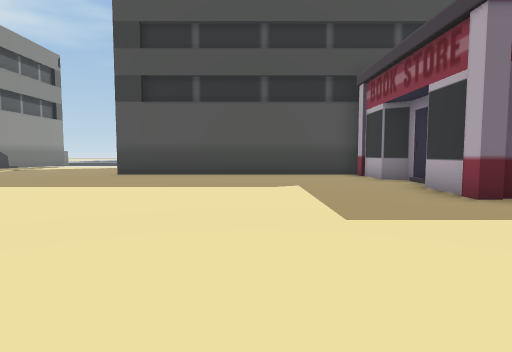
View 1 (above)

22 first-person views from a walk through a Unity game level. The camera is 1.4 m above the floor, tilts 4° down and sees 80° across. The floor is counted in squares, 2 m on a side. Each view is taken from the middle of a square. On the plan, view 1 faces up. The plan holds only what a view shows up to about 10 squares ahead; the rest is blank. The place goes on beyond the plan.

View 2
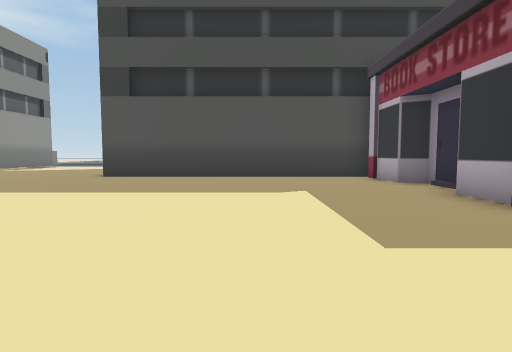

View 3
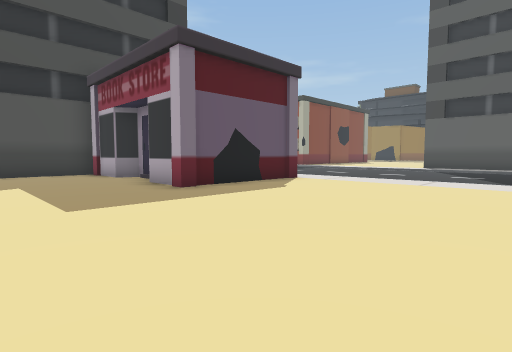

View 4
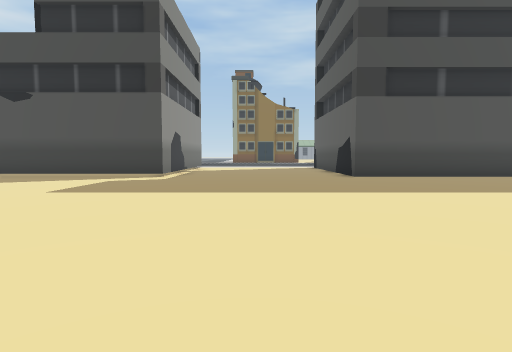

View 5
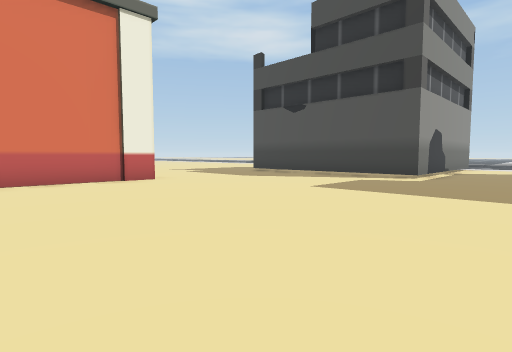

View 6
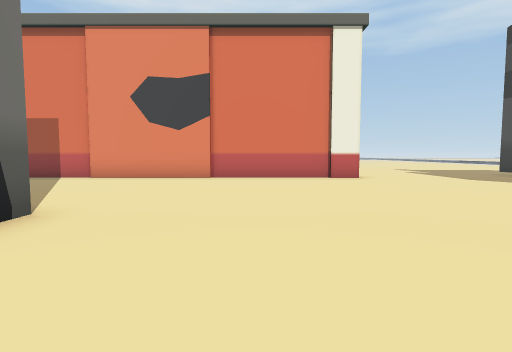

View 7
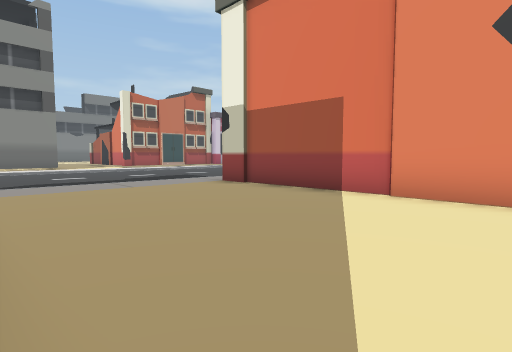

View 8
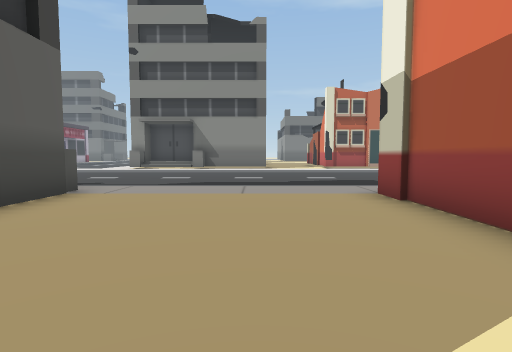

View 9
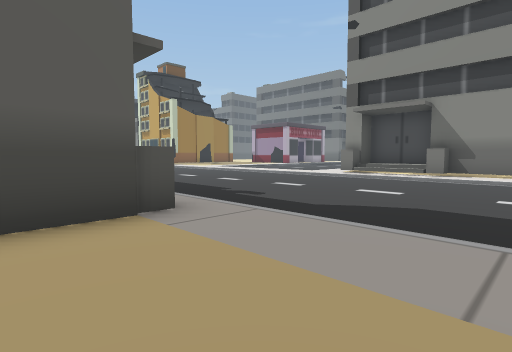

View 10
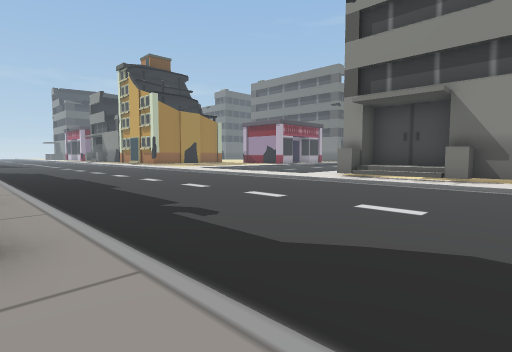

View 11
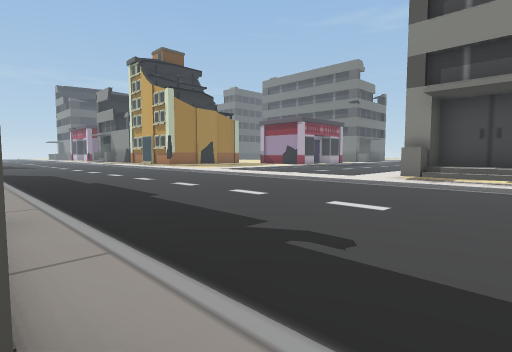

View 12
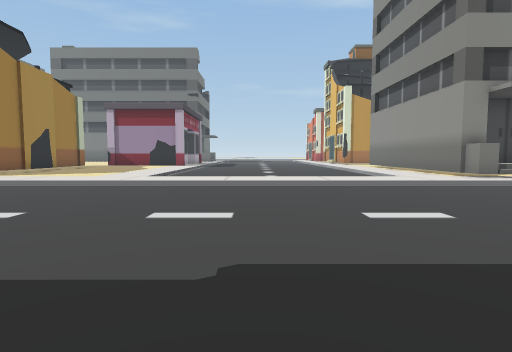

View 13
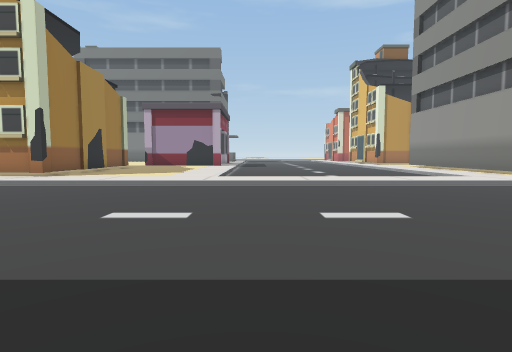

View 14
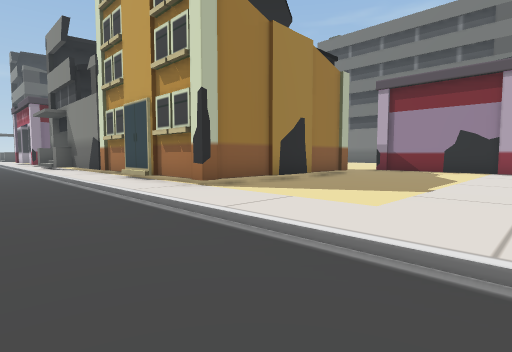

View 15
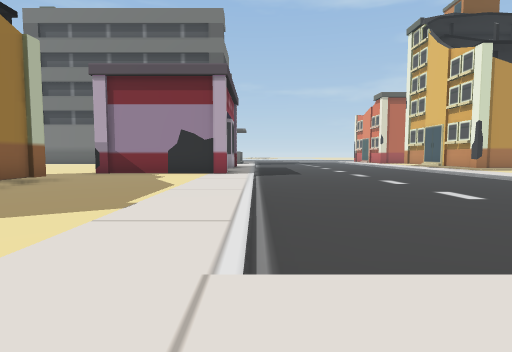

View 16
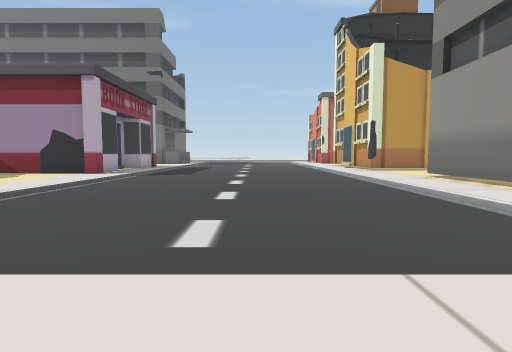

View 17
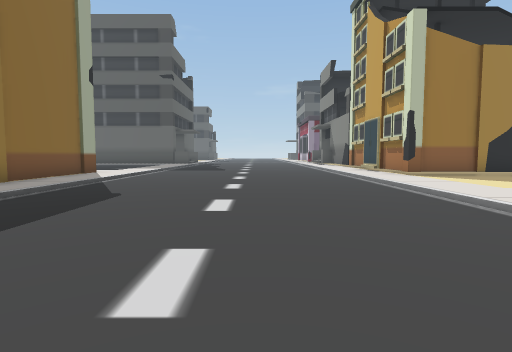

View 18
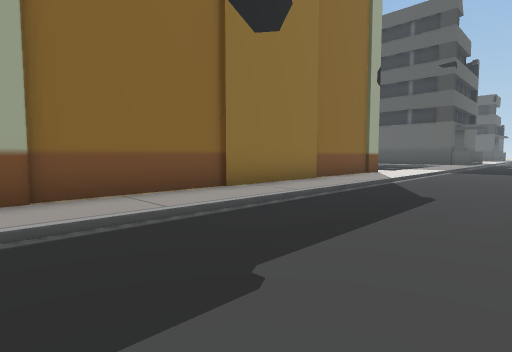

View 19
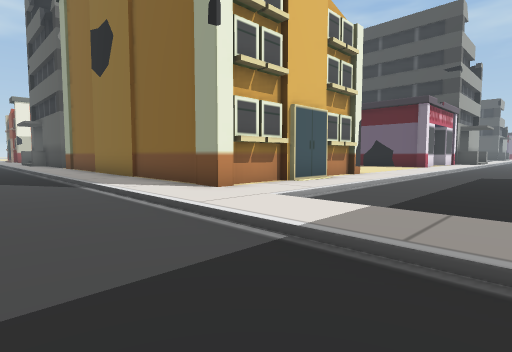

View 20
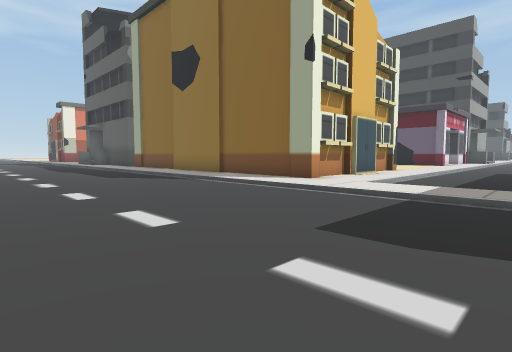

View 21
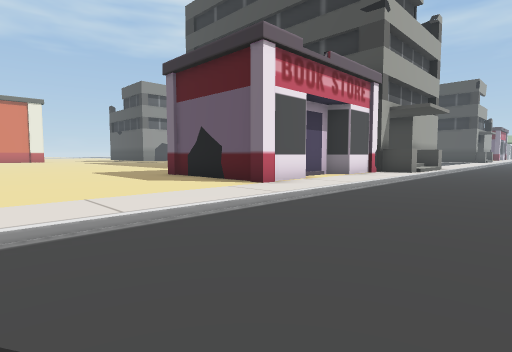

View 22
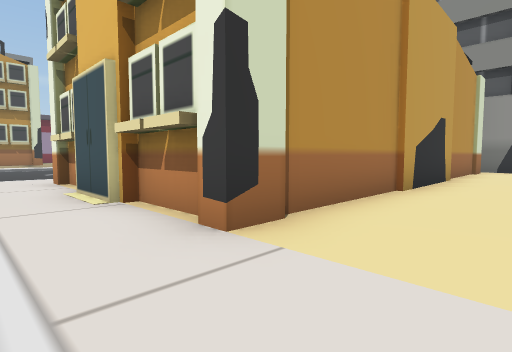

### Floor plan
Key: @ floor where view 1 was taken; # wall or solid block; . main floor; - floor 0.25 m lower than the main floor; : floor 0.75 m higher than the main floor; / step, stairs or slope; ^ raised ledge.
Columns run from 17 left of view 1 to 12 right of it. Each row starts with its distance up from view 1.
 12       #..                  --
 11  ######.....##########    /--
 10 .....................#  #./--
  9 .....................#  #./--
  8 .....................#  #./--
  7 .....................#  #./--
  6 .....................#  #./--
  5 #....................####./---
  4 #........................./---
  3 #...........  ............/---
  2 #..........    .........../---
  1 #.........      ........../---
  0 ##.......        @......../---
 -1  #.....#     #............/--
 -2  #.....      ############./--
 -3 ##.....                 #./--
 -4 #......                 #./--
 -5 #......                 #./--
 -6 #......#                #./---
 -7 #......#      ###########./---
 -8 .......^//    ................
 -9 //////////////////////////////
-10 ------------------------------
-11 ------------------------------
-12 ------------------------------
-13     --------------------------
-14     --------------------------
-15     --------------------------
-16     //////////////////////////
-17     ..#//#....................
-18     ###::#./------/....#######
-19       ####./------/....#
-20           ./------/....#
-21           ./------/....#
-22          #./------/....#
-23          #./------/....#
-24          #./------/......
-25          ../------/......
-26          ../------/#####.

Where each view was taken, in squares from view 1:
view 1: 0 up, 0 right, facing up
view 2: 1 up, 0 right, facing up
view 3: 1 down, 0 right, facing up-right
view 4: 1 up, 8 left, facing up
view 5: 1 up, 8 left, facing up-left
view 6: 2 up, 7 left, facing left
view 7: 1 down, 11 left, facing down-left
view 8: 2 down, 14 left, facing down
view 9: 6 down, 14 left, facing down-right
view 10: 8 down, 13 left, facing down-right
view 11: 8 down, 11 left, facing down-right
view 12: 9 down, 2 left, facing down
view 13: 9 down, 0 right, facing down
view 14: 14 down, 1 right, facing down-right
view 15: 16 down, 1 right, facing down
view 16: 16 down, 3 left, facing down
view 17: 13 down, 3 left, facing right
view 18: 12 down, 3 left, facing up-right
view 19: 11 down, 12 right, facing up-left
view 20: 14 down, 12 right, facing up-left
view 21: 0 up, 12 right, facing up-left
view 22: 0 up, 9 right, facing down-left
